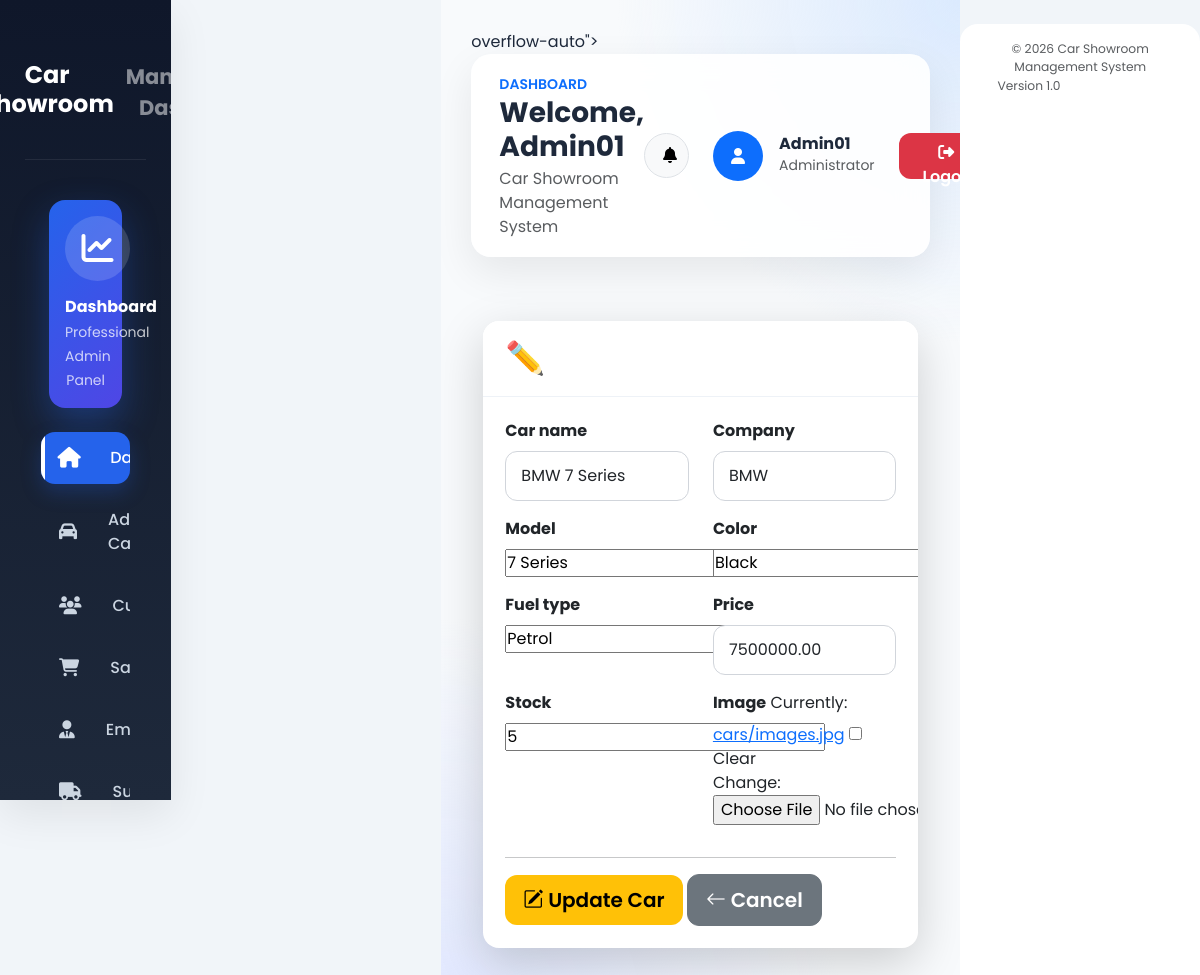
/edit-car/7/ (signed in), run on the app's committed database.
### showroom/models.py (models this page shows, shortened)
class Car(models.Model):
    car_name = models.CharField(max_length=100)
    company = models.CharField(max_length=100)
    model = models.CharField(max_length=100)
    color = models.CharField(max_length=50)
    fuel_type = models.CharField(max_length=30)
    price = models.DecimalField(max_digits=10, decimal_places=2)
    stock = models.PositiveIntegerField(default=1)
    image = models.ImageField(upload_to="cars/", blank=True, null=True)
    class Meta:
        ordering = ["company", "car_name"]

### showroom/views.py (the view)
# urls.py: path("edit-car/<int:id>/", views.edit_car, name="edit_car"),
@login_required
@permission_required("showroom.change_car", raise_exception=True)
def edit_car(request, id):
    car = get_object_or_404(
        Car,
        id=id
    )
    if request.method == "POST":
        form = CarForm(
            request.POST,
            request.FILES,
            instance=car
        )
        if form.is_valid():
            form.save()
            messages.success(
                request,
                "Car updated successfully."
            )
            return redirect("home")
    else:
        form = CarForm(instance=car)
    return render(
        request,
        "showroom/edit_car.html",
        {
            "form": form,
            "car": car,
        }
    )

### showroom/forms.py
class CarForm(forms.ModelForm):
    class Meta:
        model = Car
        fields = "__all__"
        widgets = {
            "car_name": forms.TextInput(attrs={
                "class": "form-control"
            }),
            "company": forms.TextInput(attrs={
                "class": "form-control"
            }),
            "price": forms.NumberInput(attrs={
                "class": "form-control"
            }),
        }

### showroom/templates/showroom/edit_car.html (shortened to what this page needs)
{% extends "showroom/base.html" %}
{% block content %}
<div class="container py-4">
    <div class="card shadow-lg border-0 rounded-4">
        <div class="card-header text-white"
             style="background:linear-gradient(90deg,#f59e0b,#d97706);">
            <h2 class="mb-0">
                ✏️ Edit Car
            </h2>
        </div>
        <div class="card-body">
            <form method="POST" enctype="multipart/form-data">
                <div class="row">
                    {% for field in form %}
                    <div class="col-md-6 mb-3">
                        <label class="form-label fw-bold">
                            {{ field.label }}
                        </label>
                        {{ field }}
                    </div>
                    {% endfor %}
                </div>
                <hr>
                <button type="submit" class="btn btn-warning btn-lg">
                    <i class="bi bi-pencil-square"></i>
                    Update Car
                </button>
                <a href="/" class="btn btn-secondary btn-lg">
                    <i class="bi bi-arrow-left"></i>
                    Cancel
                </a>
            </form>
        </div>
    </div>
</div>
{% endblock %}

### showroom/templates/showroom/base.html (shortened to what this page needs)
{% load static %}
<!DOCTYPE html>
<html lang="en">
<head>
<link href="https://cdn.jsdelivr.net/npm/bootstrap@5.3.3/dist/css/bootstrap.min.css" rel="stylesheet">
<link href="https://cdn.jsdelivr.net/npm/bootstrap-icons@1.11.3/font/bootstrap-icons.css" rel="stylesheet">
<link href="https://cdnjs.cloudflare.com/ajax/libs/font-awesome/6.5.2/css/all.min.css" rel="stylesheet">
<link rel="stylesheet" href="https://cdn.datatables.net/1.13.8/css/dataTables.bootstrap5.min.css">
<link rel="stylesheet" href="https://cdnjs.cloudflare.com/ajax/libs/animate.css/4.1.1/animate.min.css">
<link rel="stylesheet" href="{% static 'css/style.css' %}">
<link rel="stylesheet" href="{% static 'css/dashboard.css' %}">
</head>
<body>
<div class="wrapper d-flex min-vh-100">
<div class="sidebar position-sticky top-0 vh-100">
    <div class="logo text-center py-4">
    <h4 class="text-white fw-bold mb-1">
       Car Showroom
    </h4>
    <small class="text-white-50">
      Management Dashboard
    </small>
</div>
    <ul class="sidebar-menu list-unstyled px-3 mt-4">
        <li class="mb-4 px-2">
            <div class="bg-primary rounded-4 text-white p-3 text-center">
                <i class="fas fa-chart-line fa-2x mb-3"></i>
                <h6 class="fw-bold mb-1">
                    Dashboard
                </h6>
                <small class="opacity-75">
                    Professional Admin Panel
                </small>
            </div>
        </li>
        <li>
            <a href="{% url 'home' %}" class="d-flex align-items-center active">
              <i class="fas fa-house me-3"></i>
              <span>Dashboard</span>
            </a>
        </li>
        <li>
                 <a href="{% url 'add_car' %}" class="d-flex align-items-center">
                   <i class="fas fa-car me-3"></i>
                   <span>Add Car</span>
                 </a>
        </li>
        <li>
              <a href="{% url 'customer_list' %}" class="d-flex align-items-center">
                <i class="fas fa-users me-3"></i>
               <span>Customers</span>
              </a>
        </li>
        <li>
           <a href="{% url 'sale_list' %}" class="d-flex align-items-center">
                <i class="fas fa-cart-shopping me-3"></i>
                <span>Sales</span>
            </a>
        </li>
        <li>
              <a href="{% url 'employee_list' %}" class="d-flex align-items-center">
                <i class="fas fa-user-tie me-3"></i>
                <span>Employees</span>
              </a>
        </li>
        <li>
                <a href="{% url 'supplier_list' %}" class="d-flex align-items-center">
                   <i class="fas fa-truck me-3"></i>
                   <span>Suppliers</span>
                </a>
        </li>
    </ul>
</div>
<div class="main-content flex-grow-1 overflow-auto"> overflow-auto">
<nav class="navbar navbar-expand-lg bg-white mb-4 px-4 py-3 border-0">
<div class="container-fluid px-0">
    <div>
        <small class="text-uppercase text-primary fw-semibold">
            Dashboard
        </small>
        <h3 class="fw-bold mb-1">
            Welcome, {{ request.user.username }}
        </h3>
        <span class="text-muted">
            Car Showroom Management System
        </span>
    </div>
<div class="d-flex align-items-center gap-4">
<button class="btn btn-light border rounded-circle"
        style="width:45px;height:45px;">
    <i class="fas fa-bell"></i>
</button>
<div class="d-flex align-items-center">
<div class="rounded-circle bg-primary text-white d-flex align-items-center justify-content-center me-3"
     style="width:50px;height:50px;">
    <i class="fas fa-user"></i>
</div>
<div>
    <h6 class="mb-0 fw-bold">
        {{ request.user.username }}
    </h6>
    <small class="text-muted">
        Administrator
    </small>
</div>
</div>
<a href="{% url 'logout' %}" class="btn btn-danger px-4">
    <i class="fas fa-right-from-bracket me-2"></i>
    Logout
</a>
</div>
</div>
</nav>
<main class="dashboard-content container-fluid px-0 py-3 animate__animated animate__fadeIn">
{% block content %}
{% endblock %}
</main>
</div>
<footer class="bg-white mt-4 py-3 border-0">
    <div class="container-fluid">
        <div class="d-flex justify-content-between align-items-center flex-wrap">
            <small class="text-muted">
                © {% now "Y" %} Car Showroom Management System
            </small>
            <small class="text-muted">
                Version 1.0
            </small>
        </div>
    </div>
</footer>
</div>
</body>
</html>

### static/css/style.css (style rules this page uses)
:root { --primary:#2563eb; --primary-dark:#1d4ed8; --success:#16a34a; --danger:#dc2626; --warning:#f59e0b; --info:#0ea5e9; --dark:#0f172a; --dark2:#1e293b; --light:#f8fafc; --white:#ffffff; --border:#e5e7eb; --radius:18px; --shadow:0 12px 30px rgba(0,0,0,.10); --transition:.35s; }
* { margin:0; padding:0; box-sizing:border-box; font-family:'Poppins',sans-serif; }
body { background:#eef3f9; color:#1e293b; overflow-x:hidden; }
.wrapper { display:flex; min-height:100vh; }
.sidebar { width:270px; background:linear-gradient(180deg,#0f172a,#1e293b); position:fixed; left:0; top:0; bottom:0; padding:25px; overflow-y:auto; z-index:999; box-shadow:var(--shadow); }
.logo { display:flex; align-items:center; justify-content:center; gap:12px; font-size:24px; font-weight:700; color:white; margin-bottom:40px; }
.sidebar-menu { list-style:none; padding:0; margin:0; }
.sidebar-menu li { margin-bottom:10px; }
.sidebar-menu li a { display:flex; align-items:center; gap:15px; padding:14px 18px; border-radius:14px; text-decoration:none; color:#d1d5db; font-weight:500; transition:.3s; }
.sidebar-menu i { width:22px; text-align:center; }
.main-content { margin-left:270px; width:calc(100% - 270px); padding:30px; transition:var(--transition); }
.dashboard-content { min-height:100vh; }
.navbar { border-radius:18px!important; box-shadow:var(--shadow); background:var(--white)!important; }
.navbar .btn { border-radius:12px; padding:8px 18px; }
.btn { border-radius:12px; font-weight:600; padding:10px 18px; transition:var(--transition); }
.btn-warning { border:none; }
.btn-danger { border:none; }
.card { border:none; border-radius:20px; box-shadow:var(--shadow); overflow:hidden; transition:var(--transition); }
.card-header { background:#fff; font-weight:700; padding:18px 24px; border-bottom:1px solid #edf2f7; }
.card-body { padding:24px; }
.form-control, .form-select { border-radius:12px; padding:12px 15px; border:1px solid #d1d5db; box-shadow:none; transition:.3s; }
footer { margin-top:50px; padding:25px; text-align:center; color:#64748b; font-size:14px; }
.fade-up { animation:fadeUp .8s ease; }
.sidebar-menu li a.active, .sidebar-menu li a:hover { background:linear-gradient(90deg,#2563eb,#3b82f6); color:#fff; box-shadow:0 8px 20px rgba(37,99,235,.25); }
.sidebar-menu li a.active i, .sidebar-menu li a:hover i { color:#fff; }
a, button, .btn, .card, .dashboard-card, .quick-card, .form-control, .form-select { transition:all .30s ease; }

### data on the page
Car: form "BMW 7 Series" "BMW" "7 Series" "Black" "Petrol" "7500000.00" "5"

### other printed values
{{ request.user.username }} "Admin01"
{{ field.label }} "Car name" "Company" "Model" "Color" "Fuel type" "Price" "Stock" "Image"
